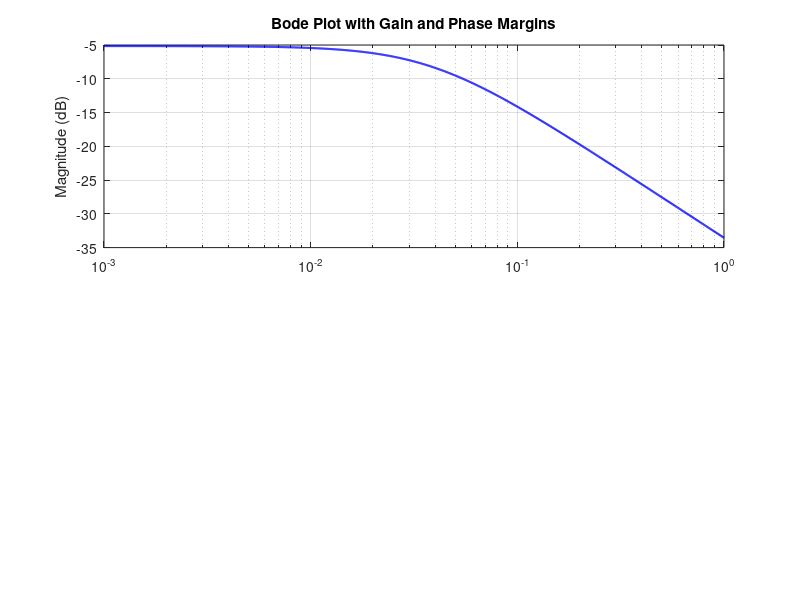

Source code (MATLAB): (Note: this script raises an error after producing the figure.)
numerator = 1;
denominator = [47.55, 1.81];
sys = tf(numerator, denominator);

[GM, PM, Wcg, Wcp] = margin(sys);

GM_dB = 20*log10(GM);

[mag, phase, w] = bode(sys);
mag = squeeze(mag);
phase = squeeze(phase);
w = squeeze(w);


mag_dB = 20*log10(mag);


figure;
subplot(2,1,1);
semilogx(w, mag_dB, 'b', 'LineWidth', 1.5);
hold on;
grid on;
ylabel('Magnitude (dB)');
title('Bode Plot with Gain and Phase Margins');


yline(0, '--k');

if ~isnan(Wcg)
    mag_Wcg = interp1(w, mag_dB, Wcg);
    plot(Wcg, mag_Wcg, 'ro', 'MarkerFaceColor', 'r');
    xline(Wcg, '--r', sprintf('Wcg = %.2f rad/s', Wcg), 'LabelHorizontalAlignment', 'center', 'LabelVerticalAlignment', 'bottom');
end

subplot(2,1,2);
semilogx(w, phase, 'b', 'LineWidth', 1.5);
hold on;
grid on;
ylabel('Phase (degrees)');
xlabel('Frequency (rad/s)');

yline(-180, '--k');

if ~isnan(Wcp)
    phase_Wcp = interp1(w, phase, Wcp);
    plot(Wcp, phase_Wcp, 'ro', 'MarkerFaceColor', 'r');
    xline(Wcp, '--r', sprintf('Wcp = %.2f rad/s', Wcp), 'LabelHorizontalAlignment', 'center', 'LabelVerticalAlignment', 'top');
end

annotationText = {
    sprintf('Gain Margin (GM): %s dB', num2str(GM_dB))
    sprintf('Phase Margin (PM): %s degrees', num2str(PM))
   
};

xPos = 0.05; 
yPos = 0.5;  

subplot(2,1,1); 
text('Units', 'normalized', 'Position', [xPos, yPos], 'String', annotationText, 'FontSize', 10, 'BackgroundColor', 'w');